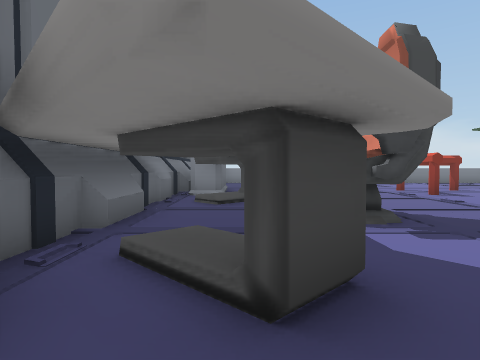
View 1 (above)

19 first-person views from a walk through a 3-D level made in the Unity game engine. The camera is 1.4 m above the floor, tilts 2° down and sees 75° across. The floor is counted in squares, 2 m on a side. Each view is taken from the middle of a square. On the plan, view 1 faces up. The plan holds only what a view shows up to about 10 squares ahead; the rest is blank.

View 2
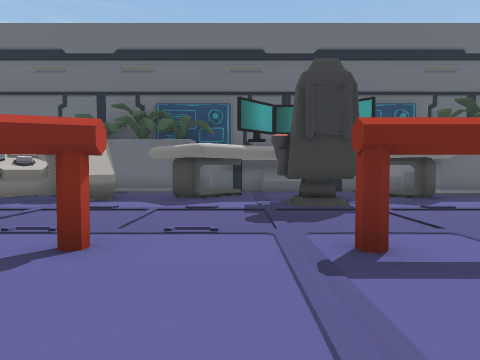

View 3
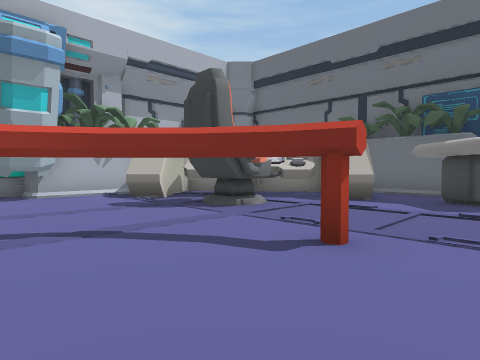

View 4
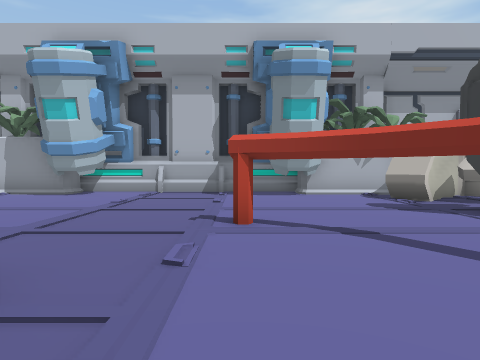

View 5
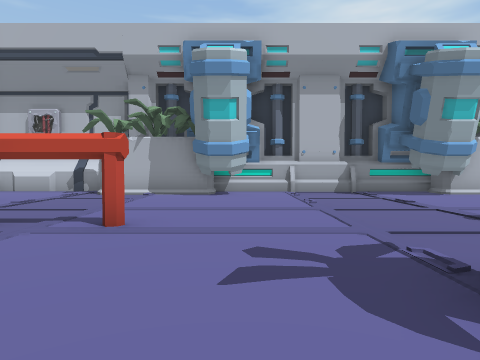

View 6
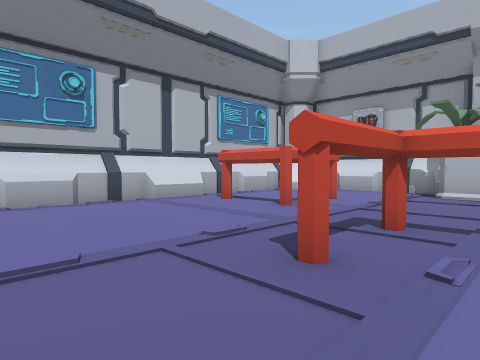

View 7
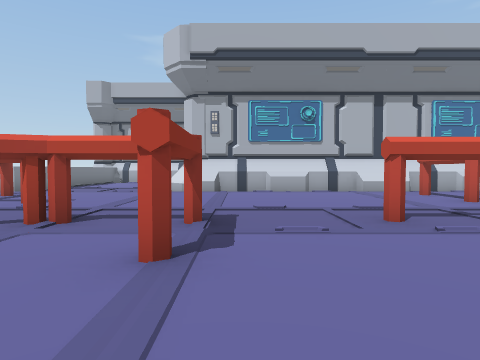

View 8
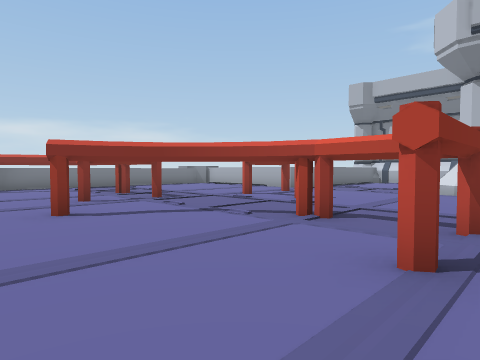

View 9
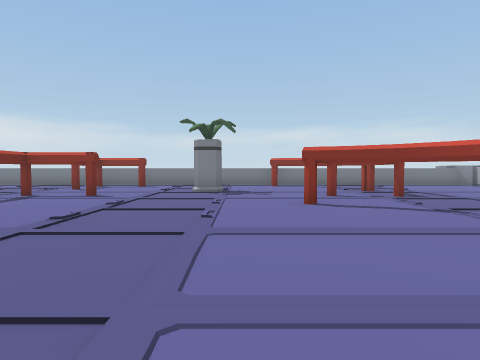

View 10
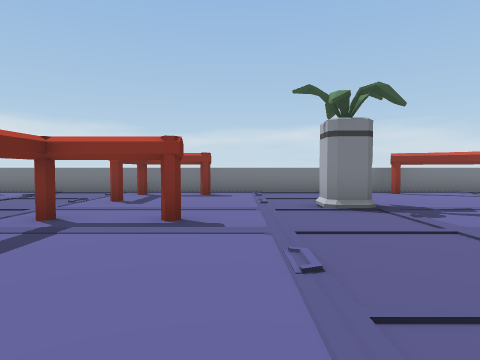

View 11
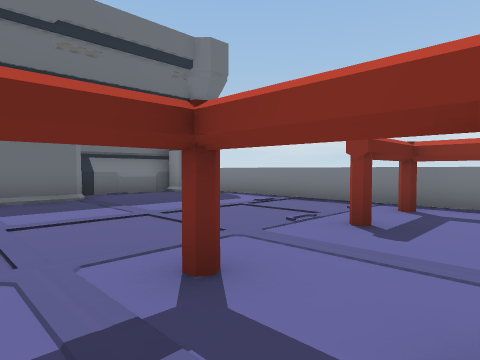

View 12
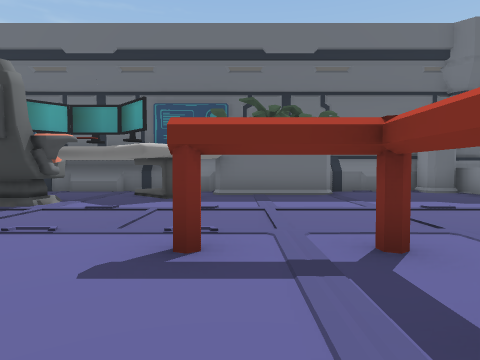

View 13
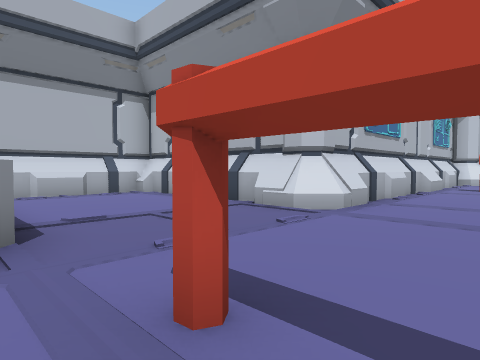

View 14
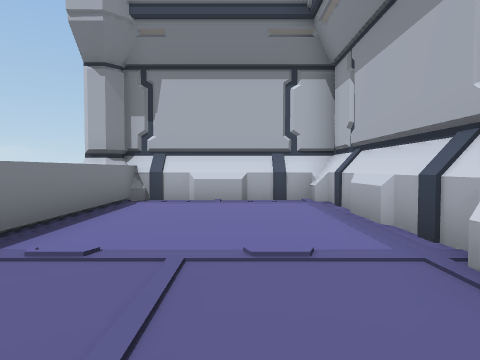

View 15
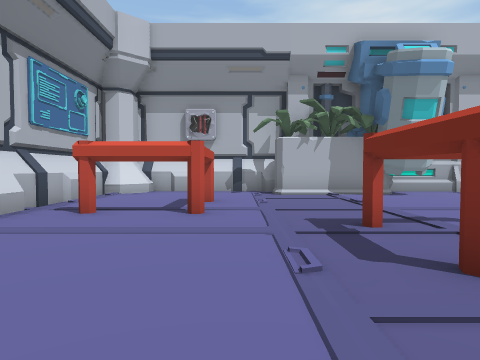

View 16
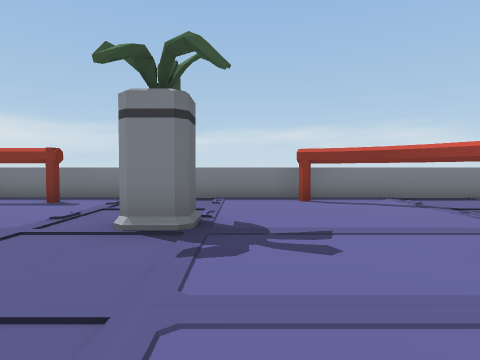

View 17
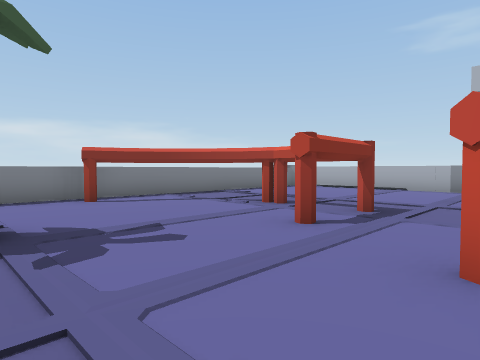

View 18
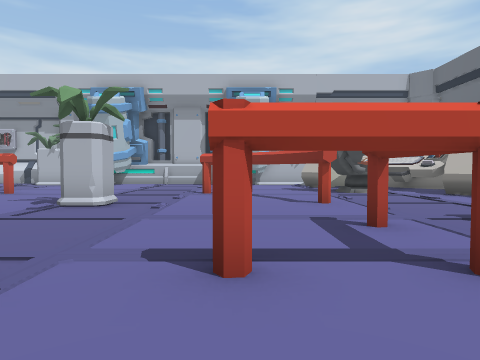

View 19
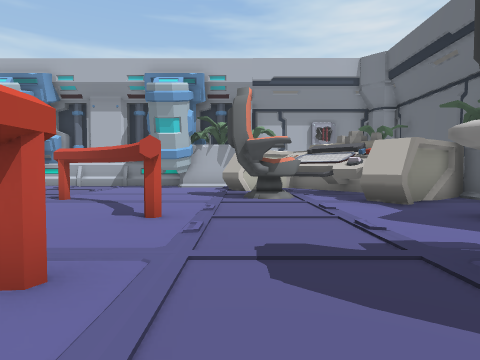

### Floor plan
Key: @ floor where view 1 was taken; # wall or solid block; . floor; ^ raised ledge; C chair; O other object.
Columns run from 2 left of view 1 to 28 right of it. Each row starts with its distance up from view 1.
 16 #^^^^^^^^^^^^^^^^^^^
 15 ##.....O O....O#....
 14 #......   ...... ...
 13 #......#......... ....
 12 #...........#....O.....
 11 ##............... .....#
 10 ##.....O O.....O#O.....########
  9  #.....#...........O#O........#
  8 ###...........O# .. ..........#
  7 ###.............  .O..........#
  6 #......O O.......O............#
  5 #..CC.. .........O.....########
  4 #..CC..O.......O#O.....#
  3 #......................#
  2 ###....O....#..........#
  1 #......# ........O.....#
  0 #.@#.... ........ .....#
 -1 #.##.C... O.....OO.....#
 -2 #####CC.............OO.#
 -3    ##............... ..#
 -4     ###.............O..#
 -5     ##.................#
 -6      #####....#####...##
 -7         ########  #####

Positions as (right, up) in squares from view 1, and headings:
1: (0, 0), facing up
2: (8, 3), facing left
3: (8, 3), facing down-left
4: (8, 3), facing down
5: (12, 3), facing down
6: (14, 3), facing down-right
7: (11, 3), facing right
8: (11, 3), facing up-right
9: (11, 2), facing up
10: (8, 6), facing up
11: (7, 9), facing up-left
12: (8, 9), facing left
13: (18, 10), facing down-right
14: (20, 7), facing right
15: (17, 3), facing down
16: (11, 8), facing up
17: (10, 8), facing up-right
18: (7, 8), facing down
19: (4, 6), facing down
